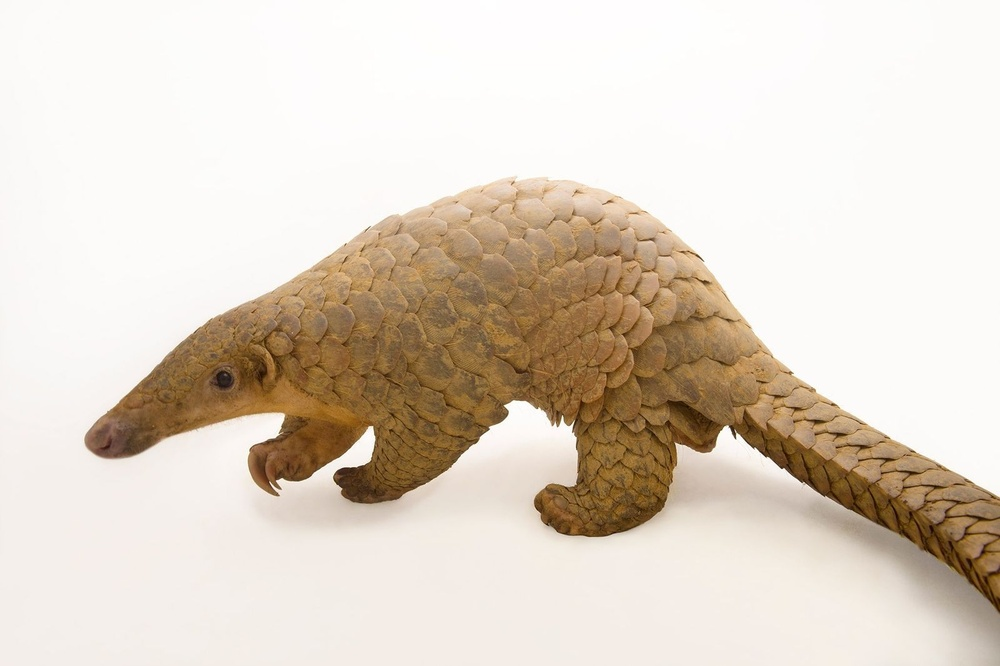
#> input picture pangolin.jpg, 1000 x 666 px, shrunk from 1600 x 1065 before the run
$ python Media-Deteccion-Bordes.py
#> lines starting #> are read from the running program, lines starting #| are printed output that depends on the picture; after the words box and inside, x2 and y2 are one past the last pixel; in counts of white or black regions, pixels touching at a corner belong together
import cv2
import numpy as np
import random


def apply_filter(image, kernel_size, filter_type):
    rows, cols = image.shape
    #Imagen vacia para guardar el resultado
    output_image = np.zeros((rows, cols), dtype=np.uint8)

    #Padding
    pad_width = kernel_size // 2

    #Se crea la imagen con los bordes extra
    padded_image = np.pad(image, pad_width, mode='constant', constant_values=0)

    #Bucle de recorrido por cada píxel
    for i in range(rows):
        for j in range(cols):
            window = padded_image[i : i + kernel_size, j : j + kernel_size]

            if filter_type == 'media':
                pixel_value = np.mean(window)

            output_image[i, j] = pixel_value

    return output_image

try:
    origin = cv2.imread("./pangolin.jpg", cv2.IMREAD_GRAYSCALE)
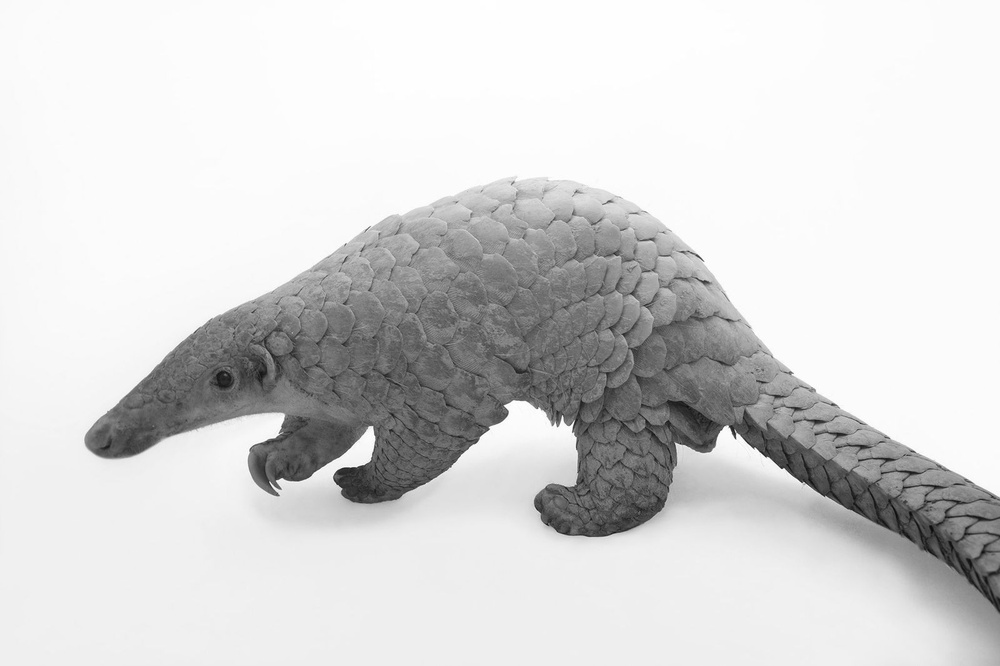
#> origin: shape (666, 1000); min 10, max 255, mean 213.4
except:
    print("Error: No se encontró la imagen")
    exit()

KERNEL_SIZE = 5

media = apply_filter(origin, KERNEL_SIZE, 'media')
#> in apply_filter, `padded_image = np.pad(image, pad_width, mode='constant', constant_valu..`:
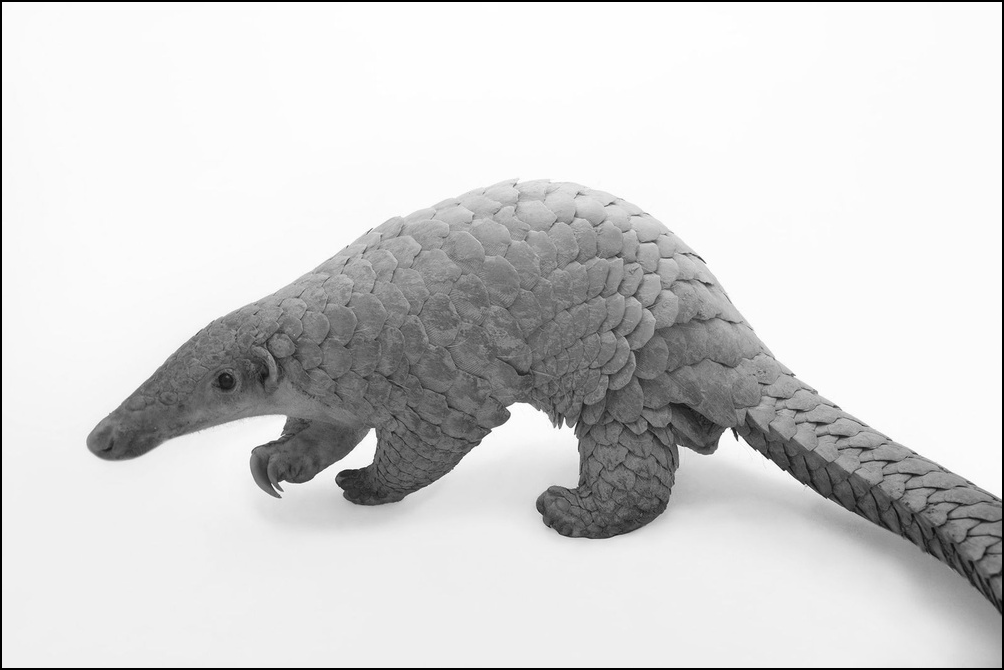
#> padded_image: shape (670, 1004); min 0, max 255, mean 211.3


m,n =media.shape
#> m = 666; n = 1000
kernel_dx=np.array([[1,1,1],[-1,-1,-1],[0,0,0]])
kernel_dy=np.array([[0,-1,1],[0,-1,1],[0,-1,1]])
bordes_dx=np.zeros_like(media)
bordes_dy=np.zeros_like(media)

for i in range(m-2):
    for j in range(n-2):
        res_dx=np.sum(media[i:i+3,j:j+3]*kernel_dx)
        res_dy=np.sum(media[i:i+3,j:j+3]*kernel_dy)
        if res_dx>15:
            bordes_dx[i,j]=255
        if res_dy>15:
            bordes_dy[i,j]=255
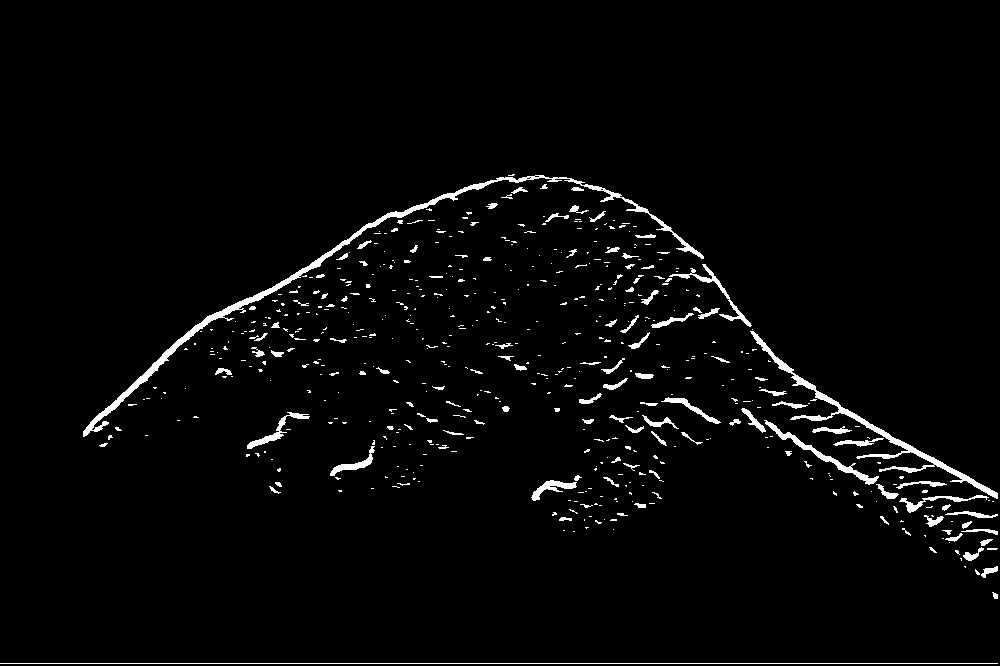
#> bordes_dx: shape (666, 1000); 2.7% white; 550 white regions (428 under 20 px), largest, box (x1, y1, x2, y2) and area: (83, 175, 704, 437) 3691, (750, 331, 998, 499) 2142, (0, 663, 998, 664) 998
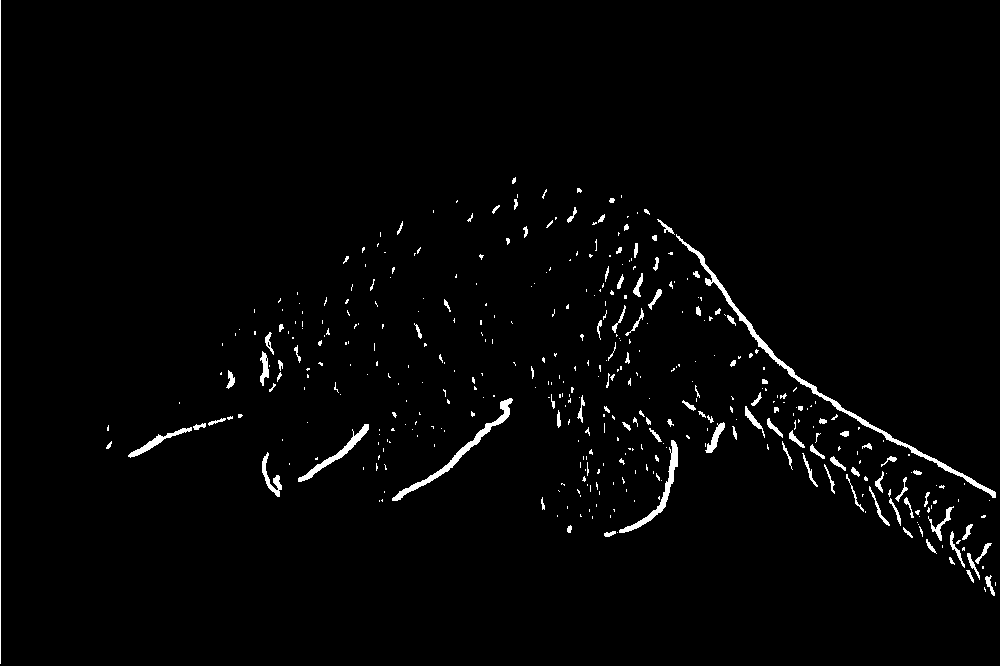
#> bordes_dy: shape (666, 1000); 1.9% white; 419 white regions (309 under 20 px), largest, box (x1, y1, x2, y2) and area: (676, 234, 996, 498) 1879, (392, 398, 513, 501) 950, (619, 440, 678, 533) 683
bordes = np.abs(bordes_dx) + np.abs(bordes_dy)
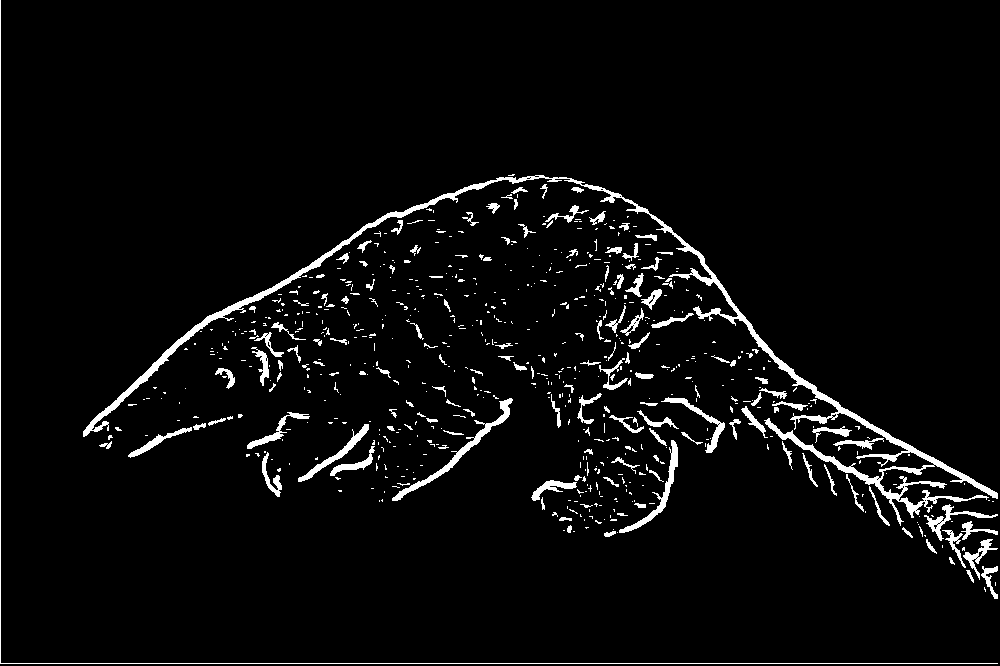
#> bordes: shape (666, 1000); min 0, max 255, mean 10.3
cv2.imshow("media",media)
cv2.imshow("bordes",bordes)
cv2.waitKey(0)
cv2.destroyAllWindows()
print("end")

$ run again, with Filtrado_Espacial.png saved as pangolin.jpg
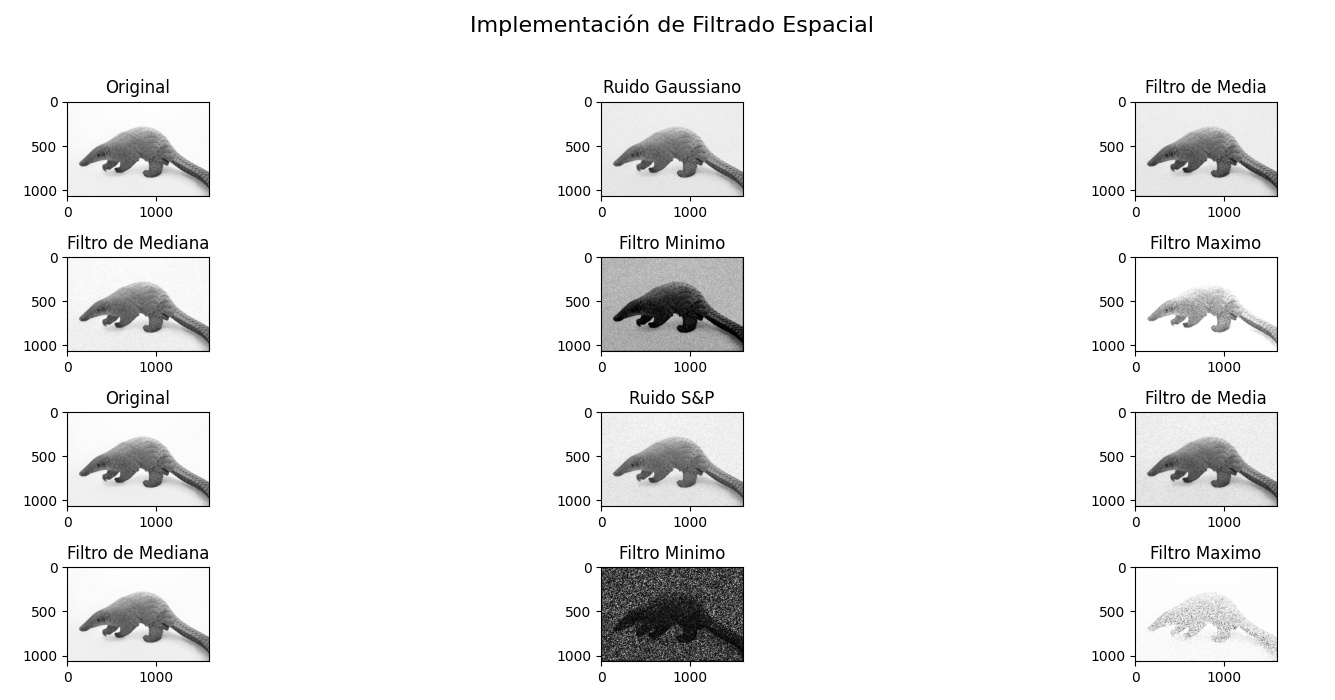
#> input picture Filtrado_Espacial.png, 1335 x 700 px
#> origin is the input picture: shape (700, 1335); min 0, max 255, mean 239.8
#> after the loop `for i in range(m-2):`:
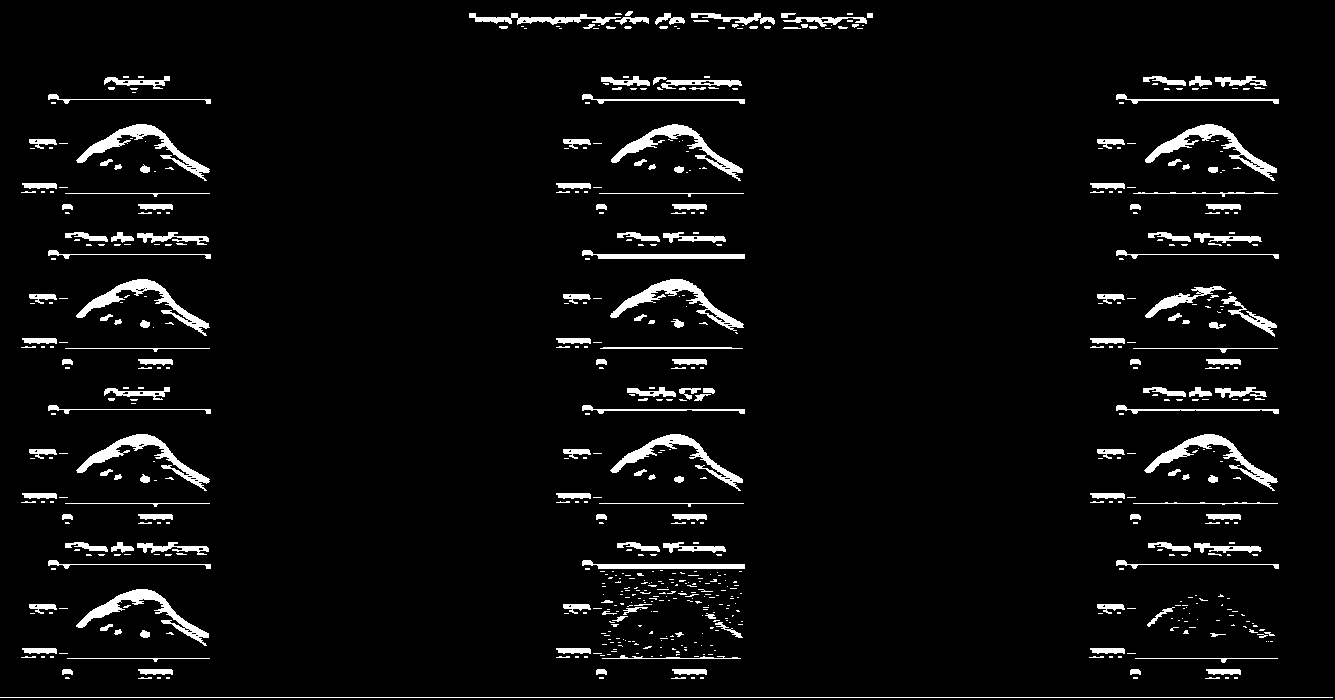
#> bordes_dx: shape (700, 1335); 4.7% white; 674 white regions (471 under 20 px), largest, box (x1, y1, x2, y2) and area: (1145, 124, 1277, 181) 1544, (76, 124, 210, 181) 1535, (76, 434, 210, 491) 1531
#> `bordes = np.abs(bordes_dx) + np.abs(bordes_dy)`:
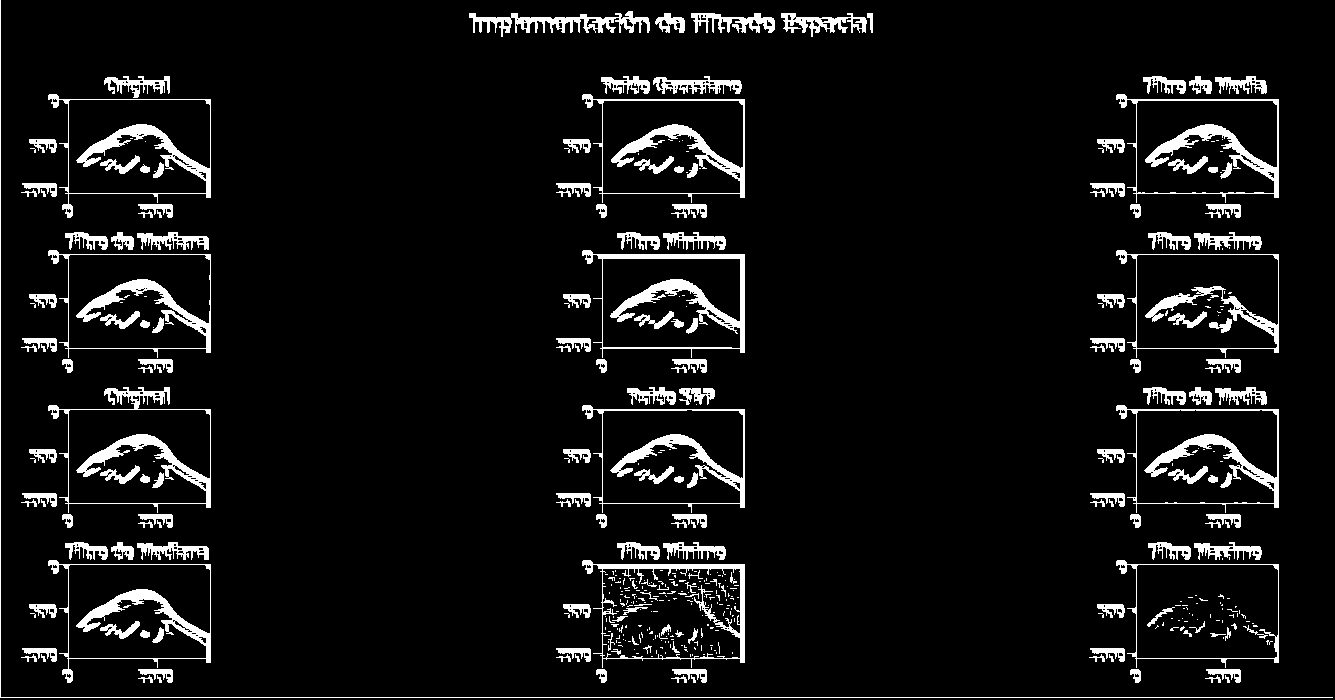
#> bordes: shape (700, 1335); min 0, max 255, mean 17.7
